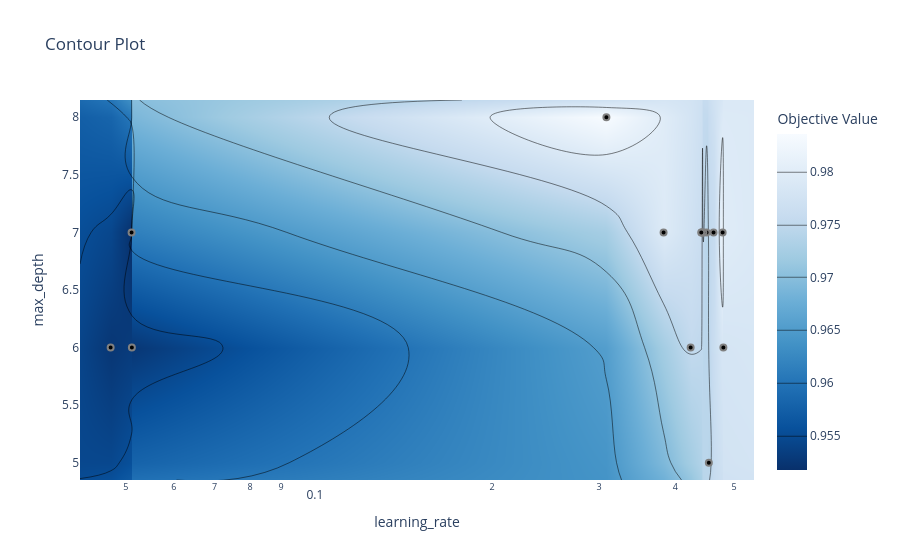

Notebook code for this chart:
### Markdown cell above
### Contour Plot

Visualising pairwise interactions between hyperparameters. Darker regions indicate lower objective values.

### Code cell
from optuna.visualization import plot_contour

if n_completed >= 2:
    fig = plot_contour(study, params=["learning_rate", "max_depth"])
    fig.show()
else:
    print("Need at least 2 completed trials for contour plot")

### Figure 1 — Plotly figure (JSON) as saved in the notebook; plotly's stock layout.template omitted (floating-point values rounded to 4 significant figures)
{"data": [{"colorbar": {"title": {"text": "Objective Value"}}, "colorscale": [[0, "rgb(247,251,255)"], [0.125, "rgb(222,235,247)"], [0.25, "rgb(198,219,239)"], [0.375, "rgb(158,202,225)"], [0.5, "rgb(107,174,214)"], [0.625, "rgb(66,146,198)"], [0.75, "rgb(33,113,181)"], [0.875, "rgb(8,81,156)"], [1, "rgb(8,48,107)"]], "connectgaps": true, "contours": {"coloring": "heatmap"}, "hoverinfo": "none", "line": {"smoothing": 1.3}, "reversescale": true, "type": "contour", "x": [0.04205, 0.04722, 0.05111, 0.05117, 0.3083, 0.3828, 0.4241, 0.4415, 0.442, 0.4436, 0.4449, 0.4504, 0.4543, 0.4624, 0.4787, 0.48, 0.539], "y": [4.85, 5, 6, 7, 8, 8.15], "z": [[NaN, NaN, NaN, NaN, NaN, NaN, NaN, NaN, NaN, NaN, NaN, NaN, NaN, NaN, NaN, NaN, NaN], [NaN, NaN, NaN, NaN, NaN, NaN, NaN, NaN, NaN, NaN, NaN, NaN, 0.9741, NaN, NaN, NaN, NaN], [NaN, 0.9525, NaN, 0.9525, NaN, NaN, 0.9753, NaN, NaN, NaN, NaN, NaN, NaN, NaN, NaN, 0.9782, NaN], [NaN, NaN, 0.9517, NaN, NaN, 0.9794, NaN, 0.9763, 0.9763, 0.9741, 0.975, 0.9741, NaN, 0.9756, 0.9826, NaN, NaN], [NaN, NaN, NaN, NaN, 0.9836, NaN, NaN, NaN, NaN, NaN, NaN, NaN, NaN, NaN, NaN, NaN, NaN], [NaN, NaN, NaN, NaN, NaN, NaN, NaN, NaN, NaN, NaN, NaN, NaN, NaN, NaN, NaN, NaN, NaN]]}, {"marker": {"color": "black", "line": {"color": "Gray", "width": 2}}, "mode": "markers", "name": "Feasible Trial", "showlegend": false, "type": "scatter", "x": [0.05111, 0.04722, 0.05117, 0.3083, 0.4241, 0.4787, 0.4543, 0.3828, 0.4624, 0.48, 0.4436, 0.442, 0.4504, 0.4449, 0.4415], "y": [7, 6, 6, 8, 6, 7, 5, 7, 7, 6, 7, 7, 7, 7, 7]}, {"marker": {"color": "#cccccc", "line": {"color": "Gray", "width": 2}}, "mode": "markers", "name": "Infeasible Trial", "showlegend": false, "type": "scatter", "x": [], "y": []}], "layout": {"title": {"text": "Contour Plot"}, "xaxis": {"range": [-1.376, -0.2684], "title": {"text": "learning_rate"}, "type": "log"}, "yaxis": {"range": [4.85, 8.15], "title": {"text": "max_depth"}}}}
